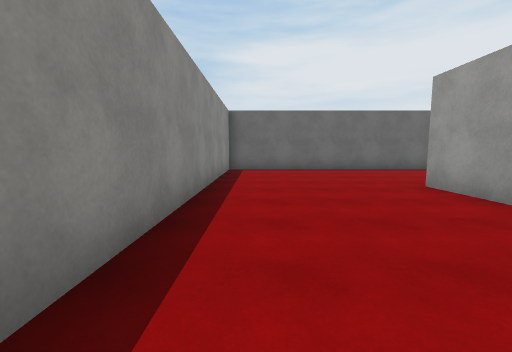
View 1 (above)

23 first-person views from a walk through a Unity game level. The camera is 1.4 m above the floor, tilts 6° down and sees 90° across. The floor is counted in squares, 2 m on a side. Each view is taken from the middle of a square. On the plan, view 1 faces up. The plan holds only what a view shows up to about 9 squares ahead; the rest is blank. The place goes on beyond the plan. The player character is not drawn. Surface patterns are stand-ins for the level's own textures.

View 2
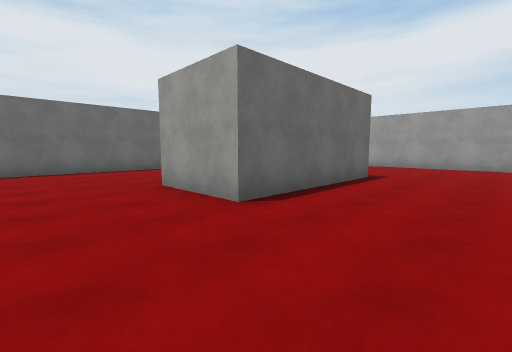

View 3
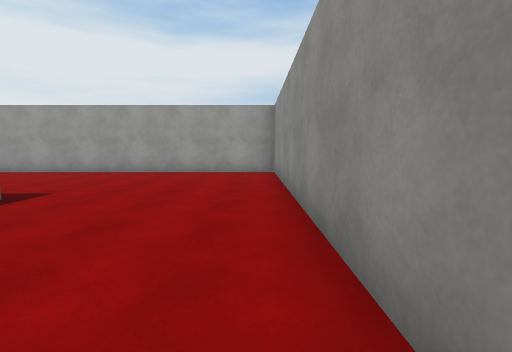

View 4
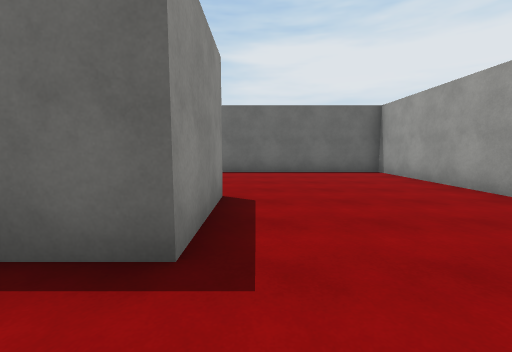

View 5
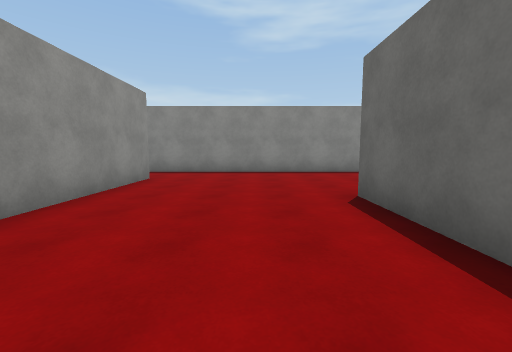

View 6
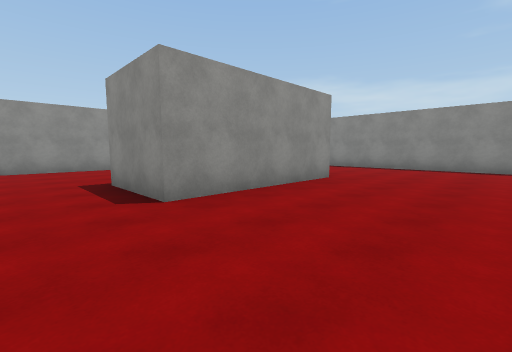

View 7
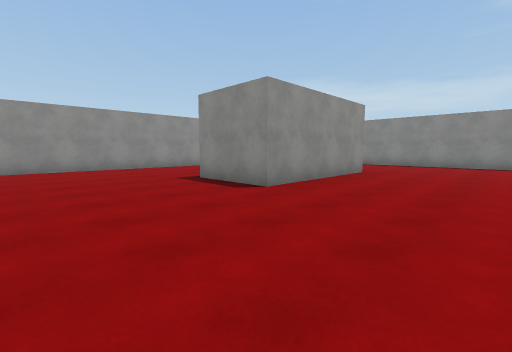

View 8
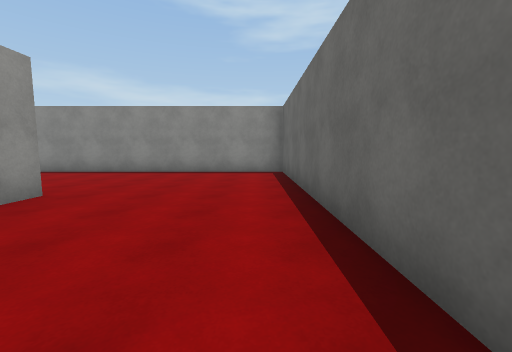

View 9
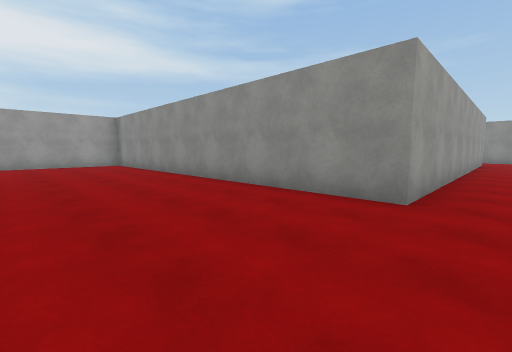

View 10
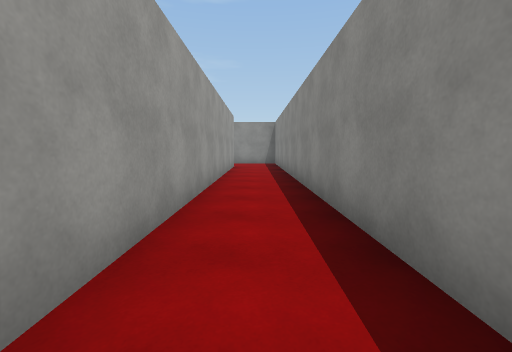

View 11
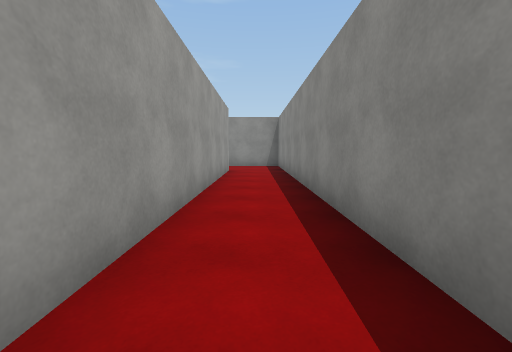

View 12
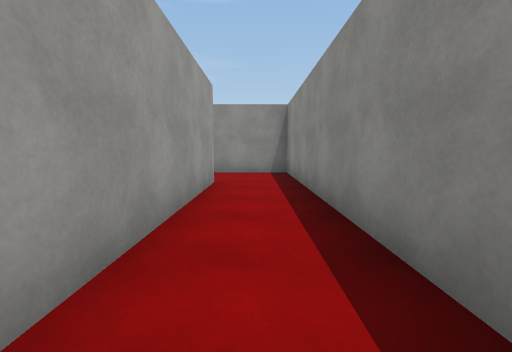

View 13
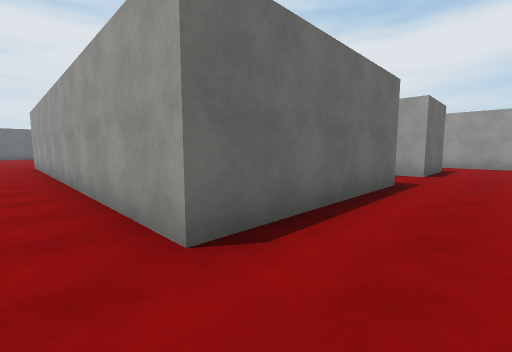

View 14
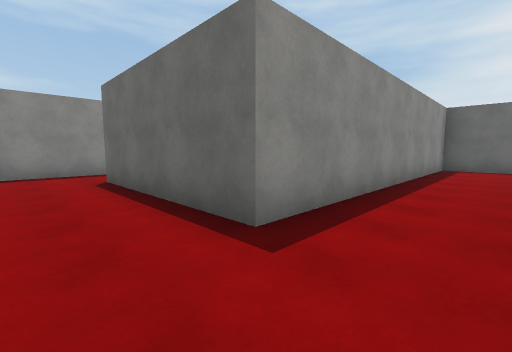

View 15
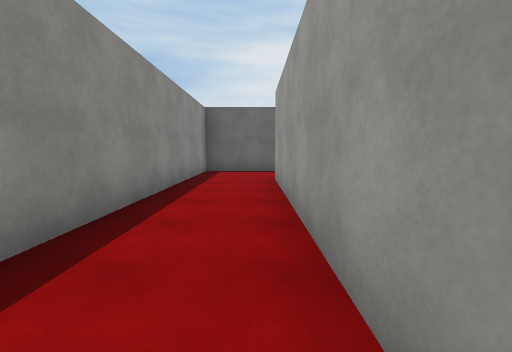

View 16
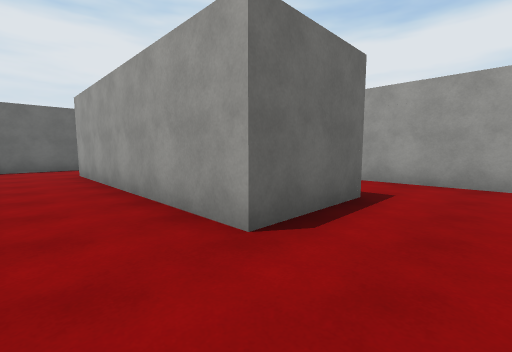

View 17
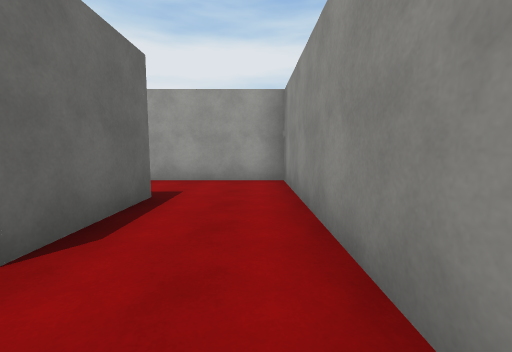

View 18
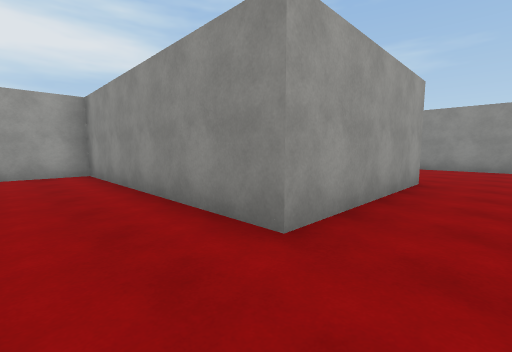

View 19
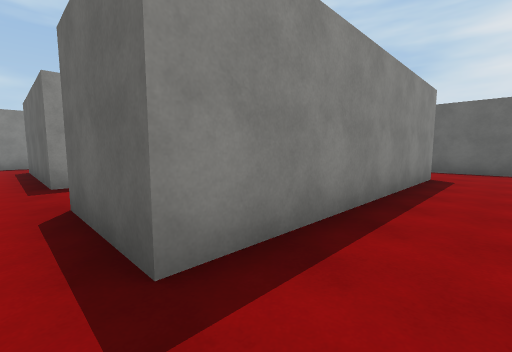

View 20
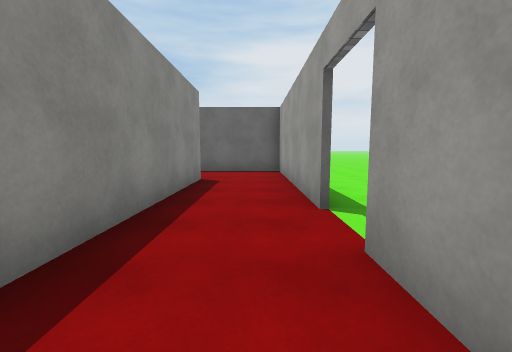

View 21
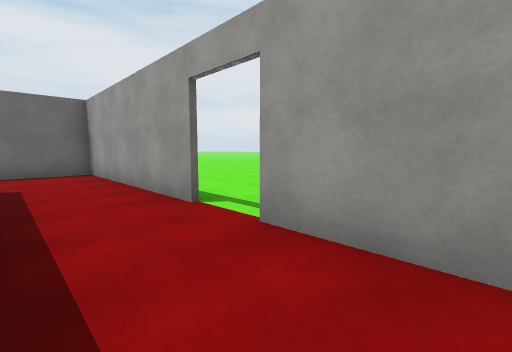

View 22
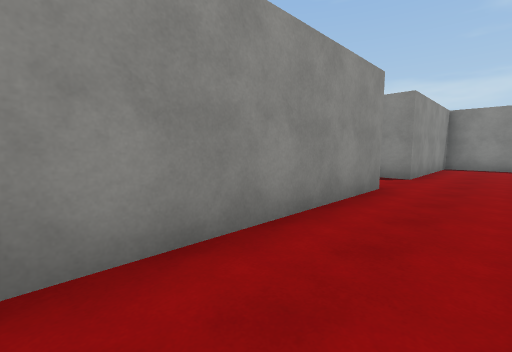

View 23
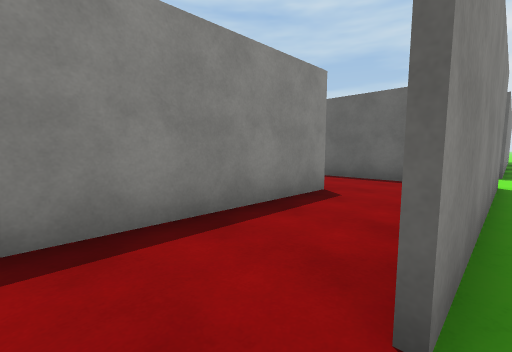

### Floor plan
Ten units are one square. View 1 is at (0, 0); x grows to the right and y downward. Boxes are objects, and circles mark ways between rooms. Rooms are numbered by the first view taken in them; rooms with no view inside come last. Other rooms are left out.
<svg viewBox="-25 -93 150 244">
<path fill="none" stroke="#000" d="M32 -48 75 -48 75 -25 32 -25 32 -48M9 16 117 16 117 -88 -9 -88 -9 14M54 125 9 125 9 16M-9 14 -9 146 34 146M97 125 74 125 74 60M53 146 95 146M95 38 54 38 54 125M97 105 97 125M95 146 117 146 117 102M119 38 119 91M119 -10 119 16M97 60 97 105M117 91 117 38 95 38"/>
<circle cx="0" cy="20" r="3" fill="#2a7"/>
<circle cx="50" cy="135" r="3" fill="#2a7"/>
<circle cx="85" cy="135" r="3" fill="#2a7"/>
<circle cx="85" cy="50" r="3" fill="#2a7"/>
<circle cx="105" cy="115" r="3" fill="#2a7"/>
<circle cx="120" cy="100" r="3" fill="#2a7"/>
<text x="50" y="-50">1</text>
<text x="0" y="100">2</text>
<text x="70" y="100">3</text>
<text x="100" y="120">4</text>
<text x="-20" y="80">5</text>
<text x="100" y="70">6</text>
</svg>
Room 1 opens to room 2. Room 2 opens to room 3. Room 3 opens to room 4. Room 3 opens to room 6. Room 4 opens to room 6. Room 5 opens to room 6.

Where each view was taken, in squares from view 1:
view 1: 0 up, 0 right, facing up
view 2: 0 up, 1 right, facing up-right
view 3: 1 down, 4 right, facing right
view 4: 1 up, 8 right, facing up
view 5: 1 up, 7 right, facing left
view 6: 8 up, 9 right, facing down-left
view 7: 8 up, 11 right, facing down-left
view 8: 8 up, 7 right, facing left
view 9: 2 up, 0 right, facing down-right
view 10: 2 down, 0 right, facing down
view 11: 4 down, 0 right, facing down
view 12: 7 down, 0 right, facing down
view 13: 14 down, 0 right, facing up-right
view 14: 14 down, 7 right, facing up-left
view 15: 12 down, 7 right, facing up
view 16: 14 down, 6 right, facing up-right
view 17: 14 down, 6 right, facing right
view 18: 13 down, 4 right, facing down-right
view 19: 13 down, 11 right, facing up-left
view 20: 12 down, 11 right, facing up
view 21: 12 down, 10 right, facing up-right
view 22: 13 down, 10 right, facing down-left
view 23: 10 down, 12 right, facing up-left
